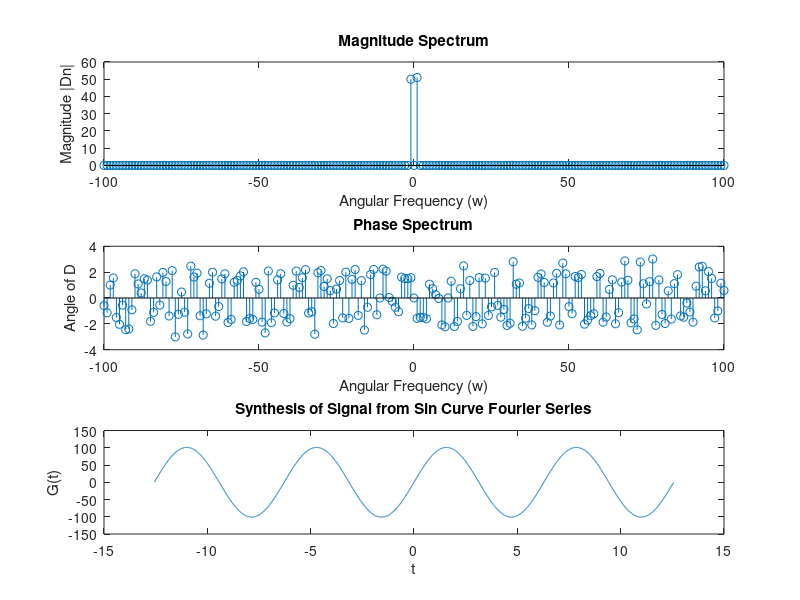

The MATLAB script that drew this image:
clc;
clear all;
close all;

T0 = 2 * pi;
N = 100;
w0 = 2*pi / T0;
t = -4 * pi : 0.01 : 4 * pi;
w = (-N: N) * (2 * pi / T0);

for i = 1:length(w)
    D(i) = i / T0 * integral(@(t)sin(t).*exp(-1j*w(i)*t), 0, T0);
end

figure;
subplot(3, 1, 1);
stem(w, abs(D));
xlabel('Angular Frequency (w)');
ylabel('Magnitude |Dn|');
title('Magnitude Spectrum');

subplot(3, 1, 2);
stem(w, angle(D));
xlabel('Angular Frequency (w)');
ylabel('Angle of D');
title('Phase Spectrum');

sum = 0;
for i = 1:length(w)
    sum = sum + D(i)*exp(j*w(i)*t);
end

subplot(3, 1, 3);
plot(t, sum);
xlabel('t');
ylabel('G(t)');
title('Synthesis of Signal from Sin Curve Fourier Series');

